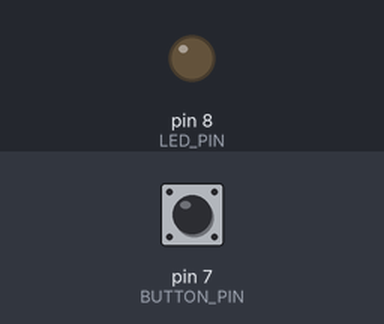
The sketch below on a simulated Arduino Uno, built with avr-gcc and run on an emulated ATmega328P. Parts: output pins drawn as LEDs (lit = HIGH). The inputs (shaded band) are chosen by the test bench; at power-on: pin 7 (BUTTON_PIN) LOW.

Above: at 1.2 s.
1.3 s: pin 7 (BUTTON_PIN) pulled HIGH for 0.15 s
At 1.6 s:
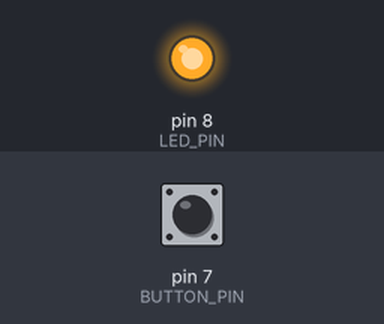
2.9 s: pin 7 (BUTTON_PIN) pulled HIGH for 1 s
At 4.0 s:
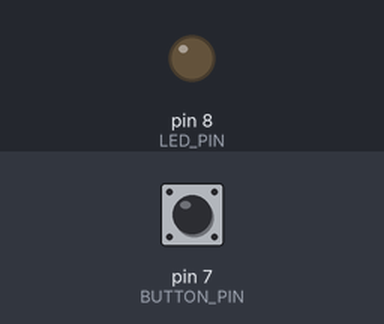
5.4 s: pin 7 (BUTTON_PIN) pulled HIGH for 3.2 s
At 5.9 s:
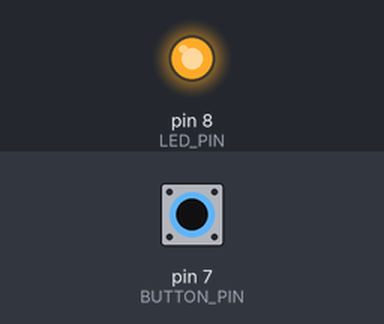
Timing chart, 0 to 8.4 s (numbered marks = the images above; inputs shaded):
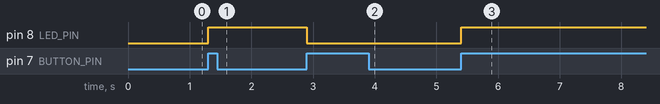

The sketch:

CS-4540-03-lab4-B4.ino
```cpp
// the pin numbers for the led and button
#define LED_PIN 8
#define BUTTON_PIN 7

bool ledState = false;
bool lastButtonState = false;

void setup(){

  pinMode(LED_PIN, OUTPUT);
  pinMode(BUTTON_PIN, INPUT);

}

void loop(){

  // checks if button is pressed
  bool currentButton = digitalRead(BUTTON_PIN);

  // checks if the button is presesed and was also not pressed at the last cycle
  if (currentButton == HIGH && lastButtonState == LOW) {
    // flips the led state between true and flase to determine if the led should be on or off
    ledState = !ledState;
    digitalWrite(LED_PIN, ledState ? HIGH : LOW);
  }

  //svae the led state
  lastButtonState = currentButton;
  delay(50); // try to stop debounce to prevent presses to cause multiple blinks

}
```

Measured:
- after the input at 1.3 s, pin 8 (LED_PIN): LOW → HIGH at once
- after the input at 2.9 s, pin 8 (LED_PIN): HIGH → LOW at once
- after the input at 5.4 s, pin 8 (LED_PIN): LOW → HIGH at once
